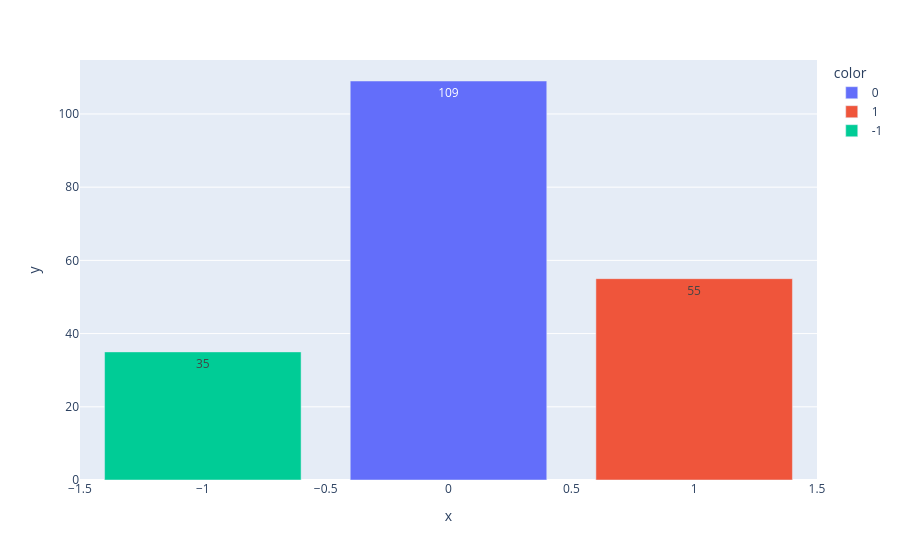

Notebook cell for this chart:
### Code cell
# Diagramme en barre du nombre d'observations dans chaque classe
fig = px.bar(x=val_dbscan.index, y=val_dbscan.values, color=val_dbscan.index.astype(str), text_auto=True)
fig.show()

### Figure 1 — Plotly figure (JSON) as saved in the notebook; plotly's stock layout.template omitted (floating-point values rounded to 4 significant figures)
{"data": [{"hovertemplate": "color=0<br>x=%{x}<br>y=%{y}<extra></extra>", "legendgroup": "0", "marker": {"color": "#636efa", "pattern": {"shape": ""}}, "name": "0", "orientation": "v", "showlegend": true, "textposition": "auto", "texttemplate": "%{y}", "type": "bar", "x": [0], "xaxis": "x", "y": [109], "yaxis": "y"}, {"hovertemplate": "color=1<br>x=%{x}<br>y=%{y}<extra></extra>", "legendgroup": "1", "marker": {"color": "#EF553B", "pattern": {"shape": ""}}, "name": "1", "orientation": "v", "showlegend": true, "textposition": "auto", "texttemplate": "%{y}", "type": "bar", "x": [1], "xaxis": "x", "y": [55], "yaxis": "y"}, {"hovertemplate": "color=-1<br>x=%{x}<br>y=%{y}<extra></extra>", "legendgroup": "-1", "marker": {"color": "#00cc96", "pattern": {"shape": ""}}, "name": "-1", "orientation": "v", "showlegend": true, "textposition": "auto", "texttemplate": "%{y}", "type": "bar", "x": [-1], "xaxis": "x", "y": [35], "yaxis": "y"}], "layout": {"barmode": "relative", "legend": {"title": {"text": "color"}, "tracegroupgap": 0}, "margin": {"t": 60}, "xaxis": {"anchor": "y", "domain": [0.0, 1.0], "title": {"text": "x"}}, "yaxis": {"anchor": "x", "domain": [0.0, 1.0], "title": {"text": "y"}}}}
